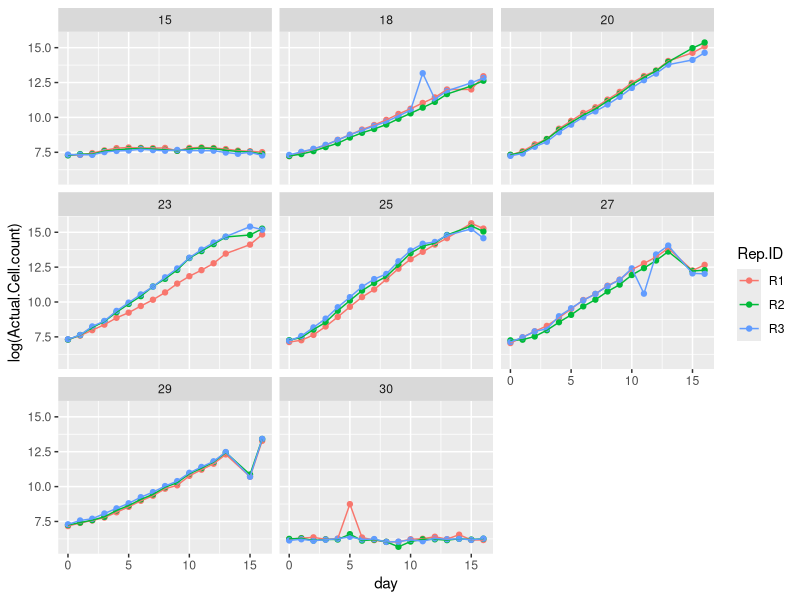
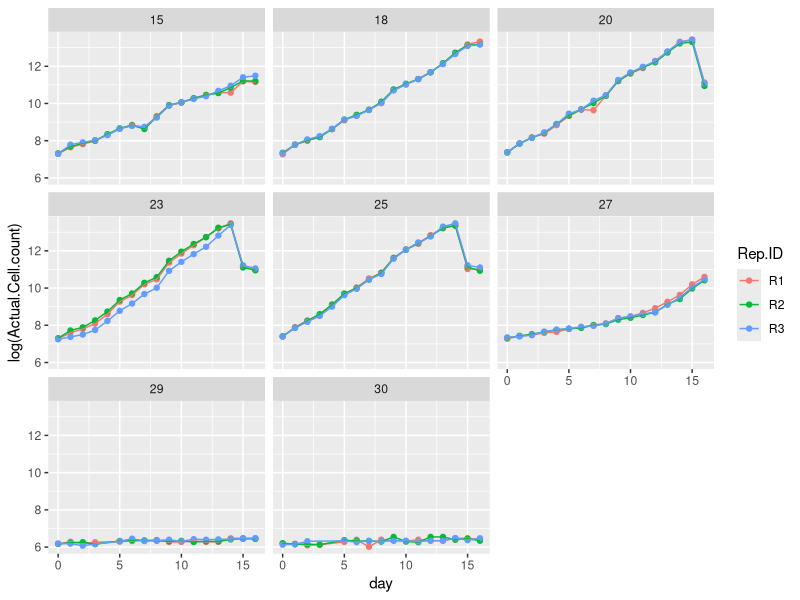
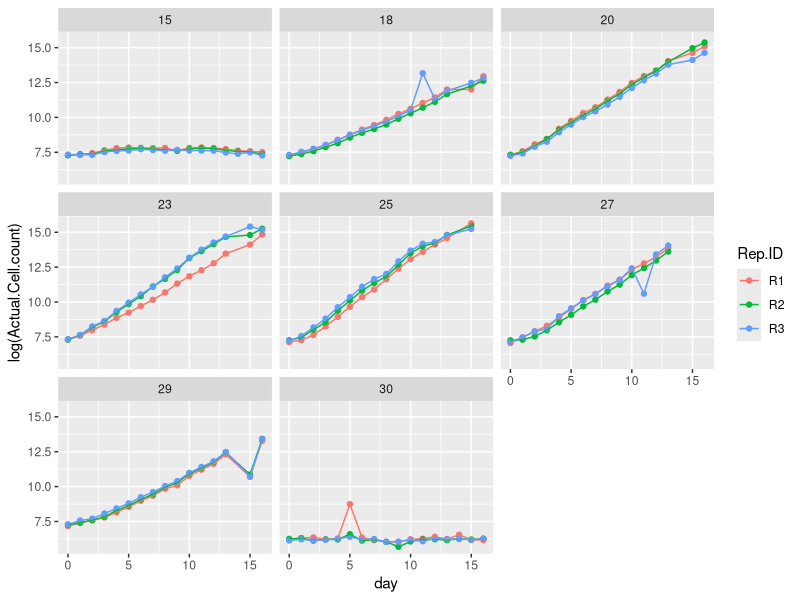
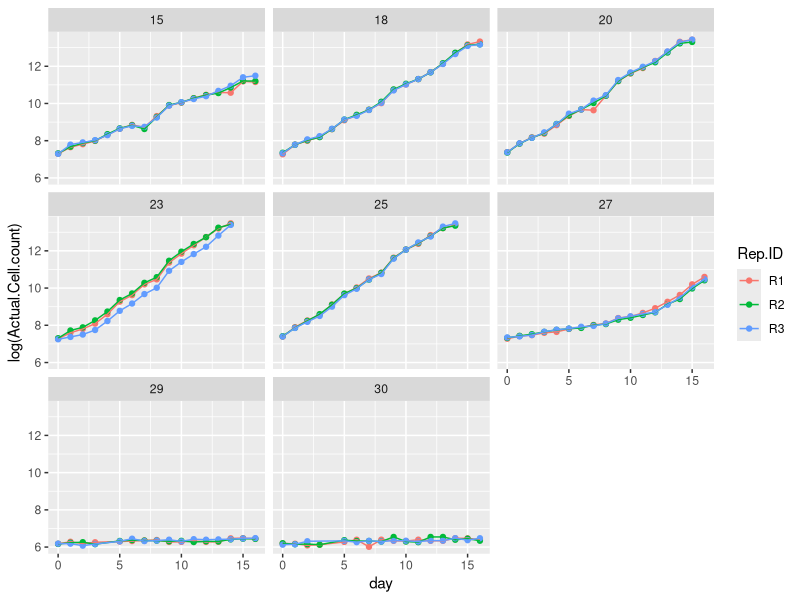

These charts were generated, in order, by the following R code: (Note: this script raises an error after producing the figures.)
library(ggplot2)
library(dplyr)
library(lme4)
########functions########
getslopes <- function(data){
  treatment <- c()
  int <- c()
  sl <- c()
  rep <- c()
  for (i in unique(data$Treatment)){
    sub <- subset(data, Treatment==i)
    mod <- lmer(log(Actual.Cell.count)~day+(day|Rep.ID), sub)
    n <- length(unique(sub$Rep.ID))
    treatment <- c(treatment, rep(i,n))
    int <- c(int, coef(mod)$Rep.ID[,1])
    sl <- c(sl, coef(mod)$Rep.ID[,2])
    rep <- c(rep, rownames(coef(mod)$Rep.ID))
  }
  output <- data.frame(treatment, rep, int, sl)
  return(output)
}




#####getting data ready#####
#read in data
b_tpc <- read.csv("Pc_B_TPC.csv", sep=",", as.is=TRUE, header=TRUE)
d_tpc <- read.csv("Pc_D_TPC.csv", sep=",", as.is=TRUE, header=TRUE)

#cut extra rows from b_tpc
b_tpc <- b_tpc[1:408,]

#get rid of ones not numbers in d_tpc and make numeric
d_tpc <- d_tpc[-which(d_tpc$Actual.Cell.count=="#VALUE!"),]
d_tpc$Actual.Cell.count <- as.numeric(d_tpc$Actual.Cell.count)

#extract date information
b_tpc$Date <- NA
for (i in 1:length(b_tpc$File.ID)){
  b_tpc$Date[i] <- strsplit(b_tpc$File.ID[i], "_")[[1]][4]
}

d_tpc$Date <- NA
for (i in 1:length(d_tpc$File.ID)){
  d_tpc$Date[i] <- strsplit(d_tpc$File.ID[i], "_")[[1]][4]
}

b_tpc$Date <- format(as.Date(b_tpc$Date, "%d%m%Y"), "20%y-%m-%d")
d_tpc$Date <- format(as.Date(d_tpc$Date, "%d%m%Y"), "20%y-%m-%d")

#convert to days since beginning
b_tpc$day <- as.numeric(round(difftime(b_tpc$Date, b_tpc$Date[1], units="days"), digits=0))
d_tpc$day <- as.numeric(round(difftime(d_tpc$Date, d_tpc$Date[1], units="days"), digits=0))

#convert treatment temps to numbers
d_tpc$Treatment <- sub("c","",d_tpc$Treatment)
d_tpc$Treatment <- as.numeric(d_tpc$Treatment)

b_tpc$Treatment <- sub("c","",b_tpc$Treatment)
b_tpc$Treatment <- as.numeric(b_tpc$Treatment)

#remove NAs from b_tpc
b_tpc <- b_tpc[-which(is.na(b_tpc$Actual.Cell.count)),]

#####plot growth curves######
ggplot(data=b_tpc, aes(x=day, y=log(Actual.Cell.count), col=Rep.ID))+
  geom_point()+
  geom_line(aes(group=Rep.ID))+
  facet_wrap(~Treatment)

ggplot(data=d_tpc, aes(x=day, y=log(Actual.Cell.count), col=Rep.ID))+
  geom_point()+
  geom_line(aes(group=Rep.ID))+
  facet_wrap(~Treatment)

#####cut to exponential phase - 1) cut off points clearly decreased at end####
#'get rid of:
#'b - 25 - 16 - all reps
#'b - 27 - 15+16 - all reps
#'d - 20 - 16 - all
#'d - 23 - 15+16 - all
#'d - 25 - 15+16 - all
b_tpc1 <- b_tpc[-which(b_tpc$Treatment==25&b_tpc$day==16|b_tpc$Treatment==27&b_tpc$day%in%c(15,16)),]
d_tpc1 <- d_tpc[-which(d_tpc$Treatment==20&d_tpc$day==16|d_tpc$Treatment==23&d_tpc$day%in%c(15,16)|d_tpc$Treatment==25&d_tpc$day%in%c(15,16)),]

#check growth curves
ggplot(data=b_tpc1, aes(x=day, y=log(Actual.Cell.count), col=Rep.ID))+
  geom_point()+
  geom_line(aes(group=Rep.ID))+
  facet_wrap(~Treatment)

ggplot(data=d_tpc1, aes(x=day, y=log(Actual.Cell.count), col=Rep.ID))+
  geom_point()+
  geom_line(aes(group=Rep.ID))+
  facet_wrap(~Treatment)

#do linear regression to get data
b_tpc1_sum <- getslopes(b_tpc1)
d_tpc1_sum <- getslopes(d_tpc1)






#####cut to exponential phase - check this####
library(zoo)
sub1 <- subset(d_tpc, Treatment==27&Rep.ID=="R3")
a <- data.frame(x=sub1$day,
                y=log(sub1$Actual.Cell.count))
lines(loess(y~x, a))
f <- function (d) {
  m <- lm(y~x, as.data.frame(d))
  return(coef(m)[2])
}
co <- rollapply(a, 3, f, by.column=F)
co.cl <- kmeans(co, 3)
b.points <- which(co.cl$cluster == match(max(co.cl$centers), co.cl$centers))+2
b.points <- which(co.cl$cluster == 1)+2
RES <- a[b.points,]
plot(y~x, data=a)
points(RES,pch=15,col="red")
abline(lm(y~x,RES),col="blue")

mod <- lm(y~x, a)
plot(mod$residuals)
hist(mod$residuals)
qqnorm(mod$residuals)
boxplot(mod$residuals)

mod <- lm(y~x, a)
plot(y~x, data=a)
abline(lm(y~x,a),col="blue")
max(abs(mod$residuals))
mod$residuals
a2 <- a[-15,]
mod <- lm(y~x, a2)
points(y~x, data=a2, col="red")
abline(lm(y~x,a2),col="blue")
max(abs(mod$residuals))
a3 <- a2[-15,]
mod <- lm(y~x, a3)
points(y~x, data=a3, col="purple")
abline(lm(y~x,a3),col="purple")
max(abs(mod$residuals))
a4 <- a3[-12,]
mod <- lm(y~x, a4)
points(y~x, data=a4, col="green")
abline(lm(y~x,a4),col="green")
max(abs(mod$residuals))






#' not working right now


a <- data.frame(x=c(0, 30, 60, 90, 120, 150, 180, 210, 240, 270, 300, 330, 360),
                y=c(2.175, 2.134, 2.189, 2.141, 2.854, 3.331, 3.642, 4.333, 4.987, 5.093, 4.943, 5.198, 4.804))
f <- function (d) {
  m <- lm(y~x, as.data.frame(d))
  return(coef(m)[2])
}
co <- rollapply(a, 3, f, by.column=F)
co.cl <- kmeans(co, 2)
b.points <- which(co.cl$cluster == match(max(co.cl$centers), co.cl$centers))+1
RES <- a[b.points,]
plot(a)
points(RES,pch=15,col="red")
abline(lm(y~x,RES),col="blue")

#####fit lines####
#basic regression line - by replicate
#for b
rep <- c()
temp <- c()
int <- c()
sl <- c()
for (i in unique(b_tpc$Treatment)){
  sub <- subset(b_tpc, Treatment==i)
  for (j in unique(sub$Rep.ID)){
    sub2 <- subset(sub, Rep.ID==j)
    mod <- lm(log(Actual.Cell.count)~day, sub2)
    int <- c(int, mod$coefficients[1])
    sl <- c(sl, mod$coefficients[2])
    rep <- c(rep, j)
    temp <- c(temp, i)
  }
}

b_gr <- data.frame(temp, rep, int, sl)
names(b_gr) <- c("Treatment","Rep.ID","int","sl")

p <- ggplot(data=b_tpc, aes(x=day, y=log(Actual.Cell.count), col=Rep.ID))+
  geom_point()+
  geom_line(aes(group=Rep.ID))+
  facet_wrap(~Treatment)
p
p + geom_abline(data=b_gr, aes(slope=sl, intercept=int, col=Rep.ID))

#for d
rep <- c()
temp <- c()
int <- c()
sl <- c()
for (i in unique(d_tpc$Treatment)){
  sub <- subset(d_tpc, Treatment==i)
  for (j in unique(sub$Rep.ID)){
    sub2 <- subset(sub, Rep.ID==j)
    mod <- lm(log(Actual.Cell.count)~day, sub2)
    int <- c(int, mod$coefficients[1])
    sl <- c(sl, mod$coefficients[2])
    rep <- c(rep, j)
    temp <- c(temp, i)
  }
}

d_gr <- data.frame(temp, rep, int, sl)
names(d_gr) <- c("Treatment","Rep.ID","int","sl")

p <- ggplot(data=d_tpc, aes(x=day, y=log(Actual.Cell.count), col=Rep.ID))+
  geom_point()+
  geom_line(aes(group=Rep.ID))+
  facet_wrap(~Treatment)
p
p + geom_abline(data=d_gr, aes(slope=sl, intercept=int, col=Rep.ID))

#cut last 2 days for 20, 23 and 25
##FIND REASON FOR THIS!!!!
d_tpc_cut <- d_tpc[!(d_tpc$Treatment%in%c(20,23,25)&d_tpc$day%in%c(15,16)),]

rep <- c()
temp <- c()
int <- c()
sl <- c()
for (i in unique(d_tpc_cut$Treatment)){
  sub <- subset(d_tpc_cut, Treatment==i)
  for (j in unique(sub$Rep.ID)){
    sub2 <- subset(sub, Rep.ID==j)
    mod <- lm(log(Actual.Cell.count)~day, sub2)
    int <- c(int, mod$coefficients[1])
    sl <- c(sl, mod$coefficients[2])
    rep <- c(rep, j)
    temp <- c(temp, i)
  }
}

d_gr_cut <- data.frame(temp, rep, int, sl)
names(d_gr_cut) <- c("Treatment","Rep.ID","int","sl")

p <- ggplot(data=d_tpc_cut, aes(x=day, y=log(Actual.Cell.count), col=Rep.ID))+
  geom_point()+
  geom_line(aes(group=Rep.ID))+
  facet_wrap(~Treatment)
p
p + geom_abline(data=d_gr_cut, aes(slope=sl, intercept=int, col=Rep.ID))

######plot tpcs#####
#b
#find means and variance
b_gr_summary <- b_gr %>% group_by(Treatment) %>%summarise_at(vars(sl), list(avg=mean, sd=sd))
#plot
ggplot(b_gr_summary, aes(x=Treatment, y=avg)) +
  geom_errorbar(aes(ymin=avg-sd, ymax=avg+sd), width=.1) +
  geom_line() +
  geom_point() +
  geom_point(aes(x=23, y=0.525), color="#2BCC41") +
  geom_point(aes(x=29, y=0.362), color="red")


#d
#find means and variance
d_gr_summary <- d_gr %>% group_by(Treatment) %>%summarise_at(vars(sl), list(avg=mean, sd=sd))
#plot
ggplot(d_gr_summary, aes(x=Treatment, y=avg)) +
  geom_errorbar(aes(ymin=avg-sd, ymax=avg+sd), width=.1) +
  geom_line() +
  geom_point() +
  geom_point(aes(x=23, y=0.356), color="#2BCC41") +
  geom_point(aes(x=27, y=0.176), color="red")

#d with points removed
#find means and variance
d_gr_cut_summary <- d_gr_cut %>% group_by(Treatment) %>%summarise_at(vars(sl), list(avg=mean, sd=sd))
#plot
ggplot(d_gr_cut_summary, aes(x=Treatment, y=avg)) +
  geom_errorbar(aes(ymin=avg-sd, ymax=avg+sd), width=.1) +
  geom_line() +
  geom_point() +
  geom_point(aes(x=23, y=0.470), color="#2BCC41") +
  geom_point(aes(x=27, y=0.176), color="red")


